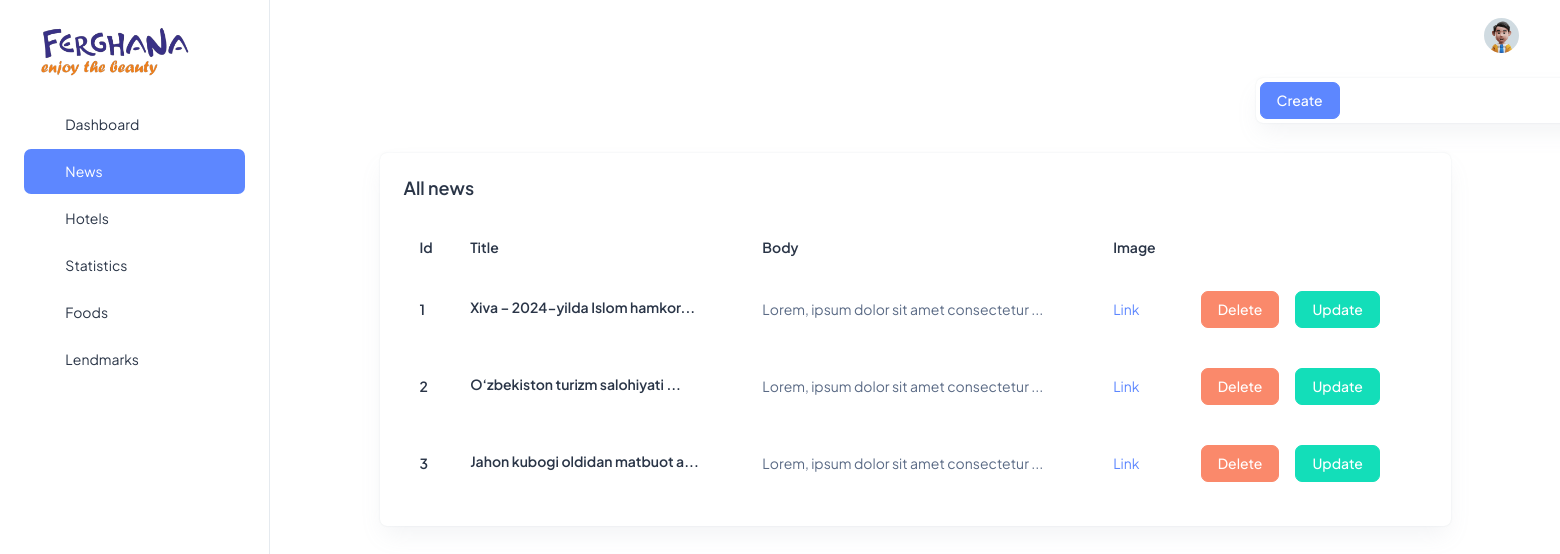
/dash/news/ (signed in), run on the app's committed database.
### main/models.py (models this page shows, shortened)
class New(models.Model):
    title = models.CharField(max_length=255)
    image = models.ImageField(upload_to='news/')
    body = models.TextField()
    class Meta:
        verbose_name = "Yangilik"
        verbose_name_plural = "Yangiliklar"

### dashboard/views.py (the view)
# urls.py: path('news/', views.news, name='news'),
@login_required
def news(request):
    data = models.New.objects.all()
    return render(request, 'dash/main/news/news.html', {'data':data})

### templates/dash/main/news/news.html (shortened to what this page needs)
{% extends 'dash/main/base.html' %}
{% load static %}
{% block content %}
<div class="align-items-end">
    <div class="row">
    </div>
    <div class="row">
        <div class="mt-5 offset-md-9 d-flex align-items-stretch">
          <div class="card w-100">
            <div class="d-flex align-items-center gap-2">
                <form method="get" action="{% url 'dash:create_news' %}">
                    <button class="btn btn-primary m-1" type="submit">Create</button>
                </form>
              </div>
          </div>
        </div>
    </div>
    <div class="row">
        <div class="col-lg-10 offset-md-1 d-flex align-items-stretch">
          <div class="card w-100">
            <div class="card-body p-4">
              <h5 class="card-title fw-semibold mb-4">All news</h5>
              <div class="table-responsive">
                <table class="table text-nowrap mb-0 align-middle">
                  <thead class="text-dark fs-4">
                    <tr>
                      <th class="border-bottom-0">
                        <h6 class="fw-semibold mb-0">Id</h6>
                      </th>
                      <th class="border-bottom-0">
                        <h6 class="fw-semibold mb-0">Title</h6>
                      </th>
                      <th class="border-bottom-0">
                        <h6 class="fw-semibold mb-0">Body</h6>
                      </th>
                      <th class="border-bottom-0">
                        <h6 class="fw-semibold mb-0">Image</h6>
                      </th>
                      <th class="border-bottom-0">
                      </th>
                    </tr>
                  </thead>
                  <form method="post">
                      <tbody>
                        {% for news in data %}
                        <tr>
                            <td class="border-bottom-0"><h6 class="fw-semibold mb-0">{{ forloop.counter }}</h6></td>
                            <td class="border-bottom-0">
                                <h6 class="fw-semibold mb-1">{{ news.title|slice:":30" }}...</h6>
                            </td>
                            <td class="border-bottom-0">
                                <p class="mb-0 fw-normal">{{ news.body|slice:":40" }}...</p>
                            </td>
                            <td class="border-bottom-0">
                                <div class="d-flex align-items-center gap-2">
                                    {% if news.image %}
                                        <a href="{{ news.image.url }}" target="_blank" class="text-bold">Link</a>
                                    {% else %}
                                        <p>No image available</p>
                                    {% endif %}
                                </div>
                            </td>
                            <td class="border-bottom-0">
                                <div class="d-flex align-items-center gap-2">
                                    <a href="{% url 'dash:delete_news' pk=news.pk %}" class="btn btn-danger m-1">Delete</a>
                                    <a href="{% url 'dash:update_news' pk=news.pk %}" class="btn btn-success m-1">Update</a>
                                </div>
                            </td>
                        </tr>
                        {% endfor %}
                      </tbody>
                  </form>
                </table>
              </div>
            </div>
          </div>
        </div>
    </div>
</div>
{% endblock %}

### data on the page
New: title "Xiva – 2024-yilda Islom hamkor", body "Lorem, ipsum dolor sit amet consectetur"
New: title "O‘zbekiston turizm salohiyati", body "Lorem, ipsum dolor sit amet consectetur"
New: title "Jahon kubogi oldidan matbuot a", body "Lorem, ipsum dolor sit amet consectetur"
